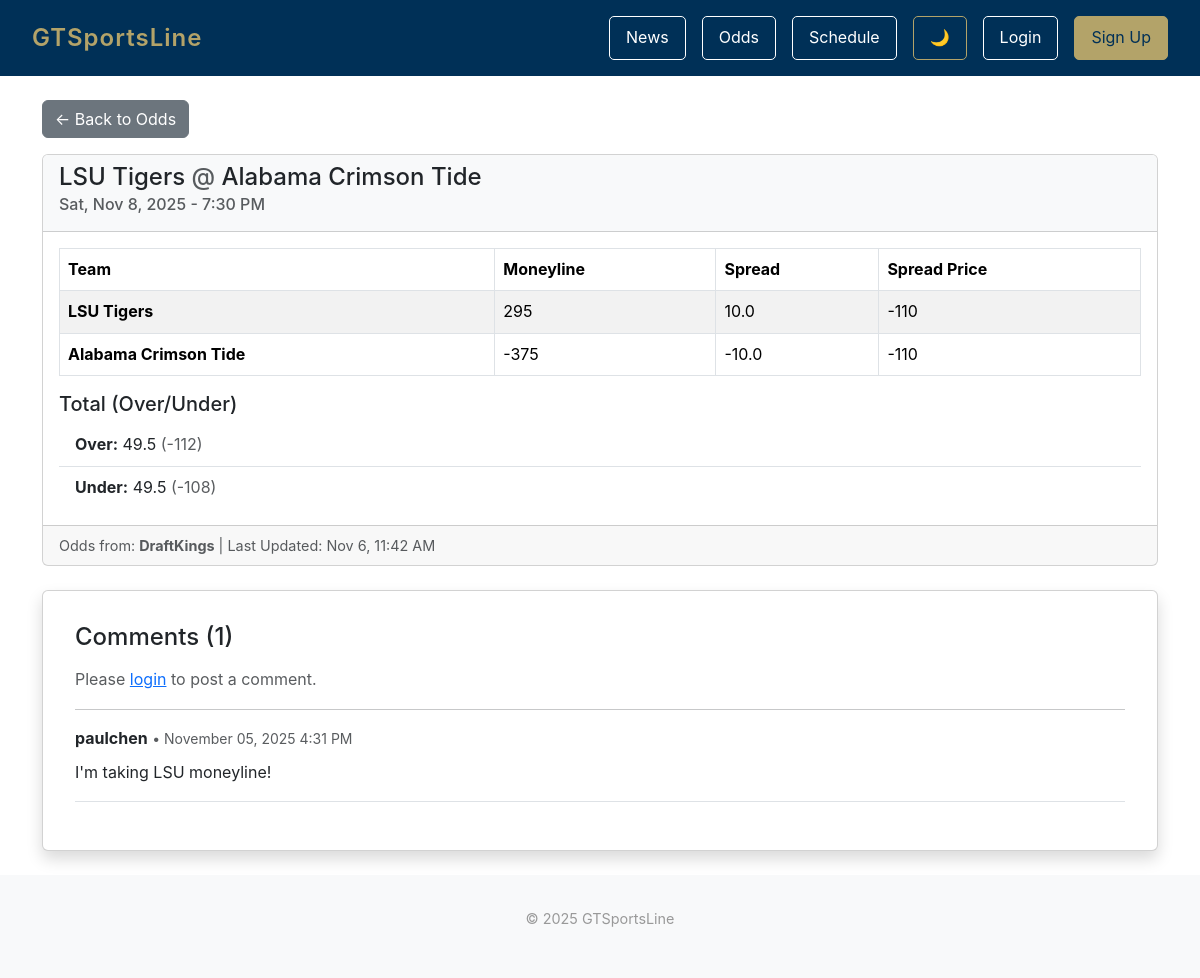
Screenshot of /odds/1/ with the database file from the repository.
### odds/models.py (models this page shows, shortened)
class Game(models.Model):
    api_game_id = models.CharField(max_length=100, unique=True)
    home_team = models.CharField(max_length=100)
    away_team = models.CharField(max_length=100)
    game_time = models.DateTimeField()
    bookmaker_name = models.CharField(max_length=100)
    last_updated = models.DateTimeField()
    home_team_moneyline = models.IntegerField(null=True, blank=True)
    away_team_moneyline = models.IntegerField(null=True, blank=True)
    home_team_spread = models.FloatField(null=True, blank=True)
    away_team_spread = models.FloatField(null=True, blank=True)
    home_team_spread_price = models.IntegerField(null=True, blank=True)
    away_team_spread_price = models.IntegerField(null=True, blank=True)
    total_over = models.FloatField(null=True, blank=True)
    total_over_price = models.IntegerField(null=True, blank=True)
    total_under = models.FloatField(null=True, blank=True)
    total_under_price = models.IntegerField(null=True, blank=True)
    class Meta:
        ordering = ['game_time'] # Default sort: show earliest games first

class BetComment(models.Model):
    game = models.ForeignKey(Game, on_delete=models.CASCADE, related_name='comments')
    author = models.ForeignKey(User, on_delete=models.CASCADE)
    content = models.TextField(max_length=1000)
    created_at = models.DateTimeField(auto_now_add=True)
    class Meta:
        ordering = ['created_at']

### odds/views.py (the view)
# urls.py: path('<int:game_id>/', views.game_detail_view, name='game_detail'),
def game_detail_view(request, game_id):
    game = get_object_or_404(Game, id=game_id)
    comments = game.comments.all()
    is_saved = False
    if request.user.is_authenticated:
        is_saved = SavedBet.objects.filter(user=request.user, game=game).exists()
    if request.method == 'POST' and request.user.is_authenticated:
        form = BetCommentForm(request.POST)
        if form.is_valid():
            comment = form.save(commit=False)
            comment.game = game
            comment.author = request.user
            comment.save()
            return redirect('odds:game_detail', game_id=game_id)
    else:
        form = BetCommentForm()
    context = {
        'game': game,
        'comments': comments,
        'comment_form': form,
        'is_saved': is_saved,
    }
    return render(request, 'odds/game_detail.html', context)

### odds/templates/odds/game_detail.html (shortened to what this page needs)
{% extends 'base.html' %}
{% block content %}
<div class="container mt-4">
    <div class="mb-3 d-flex justify-content-between align-items-center">
        <a href="{% url 'odds:odds_list' %}" class="btn btn-secondary">← Back to Odds</a>
    </div>
    <div class="card mb-4">
        <div class="card-header bg-light">
            <h4>
                {{ game.away_team }}
                <span class="text-muted">@</span>
                {{ game.home_team }}
            </h4>
            <h6 class="card-subtitle mb-2 text-muted">
                {{ game.game_time|date:"D, M j, Y - g:i A" }}
            </h6>
        </div>
        <div class="card-body">
            <table class="table table-striped table-bordered">
                <thead class="thead-dark">
                    <tr>
                        <th>Team</th>
                        <th>Moneyline</th>
                        <th>Spread</th>
                        <th>Spread Price</th>
                    </tr>
                </thead>
                <tbody>
                    <tr>
                        <td><strong>{{ game.away_team }}</strong></td>
                        <td>{{ game.away_team_moneyline }}</td>
                        <td>{{ game.away_team_spread }}</td>
                        <td>{{ game.away_team_spread_price }}</td>
                    </tr>
                    <tr>
                        <td><strong>{{ game.home_team }}</strong></td>
                        <td>{{ game.home_team_moneyline }}</td>
                        <td>{{ game.home_team_spread }}</td>
                        <td>{{ game.home_team_spread_price }}</td>
                    </tr>
                </tbody>
            </table>
            <h5 class="mt-3">Total (Over/Under)</h5>
            <ul class="list-group list-group-flush">
                <li class="list-group-item">
                    <strong>Over:</strong> {{ game.total_over }}
                    <span class="text-muted">({{ game.total_over_price }})</span>
                </li>
                <li class="list-group-item">
                    <strong>Under:</strong> {{ game.total_under }}
                    <span class="text-muted">({{ game.total_under_price }})</span>
                </li>
            </ul>
        </div>
        <div class="card-footer text-muted" style="font-size: 0.9rem;">
            Odds from: <strong>{{ game.bookmaker_name }}</strong>
            | Last Updated: {{ game.last_updated|date:"M j, g:i A" }}
        </div>
    </div>
    <div class="card shadow p-3 mb-4 rounded">
        <div class="card-body">
            <h4 class="mb-3">Comments ({{ comments|length }})</h4>
            {% if user.is_authenticated %}
            <form method="POST" class="mb-4">
                {% csrf_token %}
                <div class="mb-2">
                    {{ comment_form.content }}
                </div>
                <button type="submit" class="btn btn-primary">Post Comment</button>
            </form>
            {% else %}
            <p class="text-muted">Please <a href="{% url 'accounts.login' %}">login</a> to post a comment.</p>
            {% endif %}
            <hr>
            {% if comments %}
                {% for comment in comments %}
                <div class="mb-3 pb-3 border-bottom">
                    <div class="d-flex justify-content-between align-items-start">
                        <div class="flex-grow-1">
                            <strong>{{ comment.author.username }}</strong>
                            <small class="text-muted"> • {{ comment.created_at|date:"F d, Y g:i A" }}</small>
                            <p class="mt-2 mb-0">{{ comment.content }}</p>
                        </div>
                    </div>
                </div>
                {% endfor %}
            {% else %}
                <p class="text-muted">No comments yet. Be the first to comment!</p>
            {% endif %}
        </div>
    </div>
</div>
{% endblock %}

### gtsportsline/templates/base.html (style rules this page uses)
* { margin: 0; padding: 0; box-sizing: border-box; }
body { font-family: 'Poppins', -apple-system, BlinkMacSystemFont, 'Segoe UI', Roboto, Oxygen, Ubuntu, Cantarell, sans-serif; line-height: 1.6; min-height: 100vh; display: flex; flex-direction: column; }

### rows the page displays
Game: away_team "LSU Tigers", home_team "Alabama Crimson Tide", game_time "Sat, Nov 8, 2025 - 7:30 PM", away_team_moneyline "295", away_team_spread "10.0", away_team_spread_price "-110", home_team_moneyline "-375", home_team_spread "-10.0", home_team_spread_price "-110", total_over "49.5", total_over_price "-112", total_under "49.5", total_under_price "-108", bookmaker_name "DraftKings", last_updated "Nov 6, 11:42 AM"
BetComment: author.username "paulchen", created_at "November 05, 2025 4:31 PM", content "I'm taking LSU moneyline!"

### other values shown
{{ comments|length }} "1"
